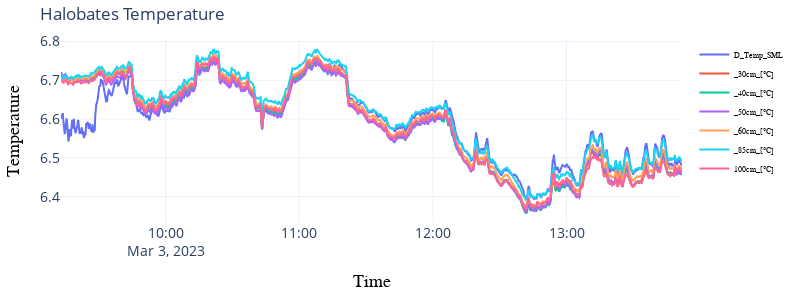

Notebook cell for this chart:
### Code cell
# Filter columns that start with "CTD_Temp"
filtered_columns = [col for col in df.columns if col.startswith('CTD_Temp')]

# Create the plotly figure
fig = go.Figure()

for i, col in enumerate(filtered_columns):
    mode = 'lines+markers' if i % 2 == 0 else 'markers'
    fig.add_trace(go.Scatter(
        x=df.index,
        y=df[col],
        mode='lines',
        marker = dict(size=2),
        name=col[-10:]
    ))

# Customize the layout
fig.update_layout(
    title='Halobates Temperature',
    xaxis_title='Time',
    yaxis_title='Temperature',
    template='plotly_white',
    width=800,  # Set the width of the figure
    height=300,  # Set the height of the figure
    legend=dict(
        traceorder='normal',
        font=dict(
            family='sans-serif',
            size=8,
            color='black'
        ),
    ),
    margin=dict(l=40, r=40, t=40, b=40)  # Customize margins
)


# Set x and y axis limits
fig.update_xaxes(range=[df.index.min(), df.index.max()],
                title_font=dict(size=18, family='Arial Black, sans-serif', color='black'),
                tickfont=dict(size=14) 
) #ncrease y-axis tick font size# Adjust as needed


fig.update_yaxes(#range=[17,18.5],
                title_font=dict(size=18, family='Arial Black, sans-serif', color='black'),
                tickfont=dict(size=14)  # Increase y-axis tick font size
)  # Adjust as needed

# Show the plot
fig.show()

### Figure 1 — Plotly figure (JSON) as saved in the notebook; plotly's stock layout.template omitted (floating-point values rounded to 4 significant figures; data arrays with more than 128 entries replaced by an {"elided": "..."} marker saying what was removed)
{"data": [{"marker": {"size": 2}, "mode": "lines", "name": "D_Temp_SML", "type": "scatter", "x": {"elided": "1674 str values"}, "y": {"elided": "1674 float values"}}, {"marker": {"size": 2}, "mode": "lines", "name": "_30cm_[°C]", "type": "scatter", "x": {"elided": "1674 str values"}, "y": {"elided": "1674 float values"}}, {"marker": {"size": 2}, "mode": "lines", "name": "_40cm_[°C]", "type": "scatter", "x": {"elided": "1674 str values"}, "y": {"elided": "1674 float values"}}, {"marker": {"size": 2}, "mode": "lines", "name": "_50cm_[°C]", "type": "scatter", "x": {"elided": "1674 str values"}, "y": {"elided": "1674 float values"}}, {"marker": {"size": 2}, "mode": "lines", "name": "_60cm_[°C]", "type": "scatter", "x": {"elided": "1674 str values"}, "y": {"elided": "1674 float values"}}, {"marker": {"size": 2}, "mode": "lines", "name": "_85cm_[°C]", "type": "scatter", "x": {"elided": "1674 str values"}, "y": {"elided": "1674 float values"}}, {"marker": {"size": 2}, "mode": "lines", "name": "100cm_[°C]", "type": "scatter", "x": {"elided": "1674 str values"}, "y": {"elided": "1674 float values"}}], "layout": {"height": 300, "legend": {"font": {"color": "black", "family": "sans-serif", "size": 8}, "traceorder": "normal"}, "margin": {"b": 40, "l": 40, "r": 40, "t": 40}, "title": {"text": "Halobates Temperature"}, "width": 800, "xaxis": {"range": ["2023-03-03T09:13:00", "2023-03-03T13:51:50"], "tickfont": {"size": 14}, "title": {"font": {"color": "black", "family": "Arial Black, sans-serif", "size": 18}, "text": "Time"}}, "yaxis": {"tickfont": {"size": 14}, "title": {"font": {"color": "black", "family": "Arial Black, sans-serif", "size": 18}, "text": "Temperature"}}}}
